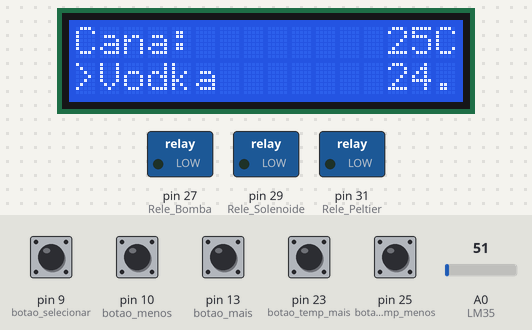
This sketch was run on a simulated Arduino Mega 2560, built with avr-gcc and run on an emulated ATmega2560. Parts: 16×2 character LCD, switched loads named in the sketch (green lamp = pin HIGH). The test bench sets the inputs (shaded band); at power-on: pin 9 (botao_selecionar), pin 10 (botao_menos), pin 13 (botao_mais), pin 23 (botao_temp_mais), pin 25 (botao_temp_menos) LOW, A0 (LM35) = 51.

Above: at 1.2 s.
1.3 s: pin 9 (botao_selecionar) pulled HIGH for 0.15 s
At 1.7 s:
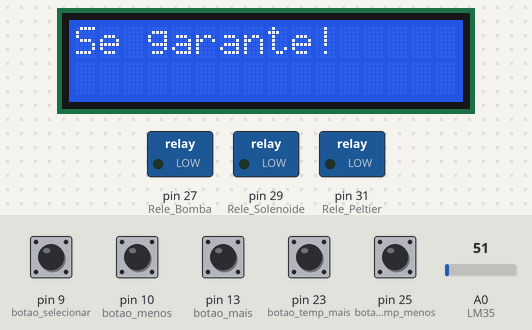
At 5.1 s:
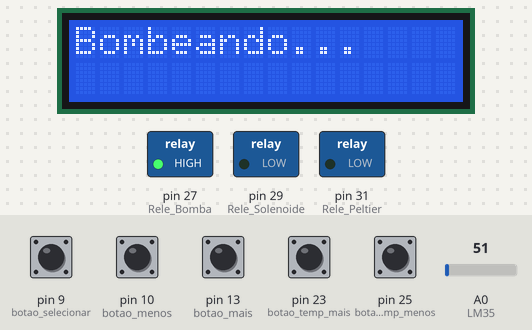
Timing chart, 0 to 15.8 s (numbered marks = the images above; inputs shaded):
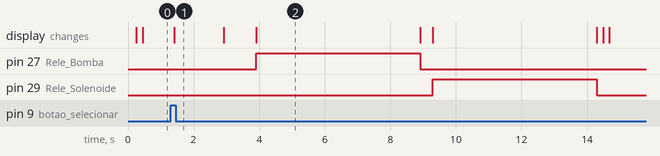

Measured:
- after the input at 1.3 s, pin 27 (Rele_Bomba): LOW → HIGH after 2.6 s, → LOW 5.0 s later; pin 29 (Rele_Solenoide): LOW → HIGH after 8.0 s, → LOW 5.0 s later; the display: changes after 0.11 s (image 1)

The sketch:

The_Inebriator.ino
```cpp
//=========================== The Inebriator =========================//
// Alexandre "Xande" Lakiss
// Gleice "Gle Ice" Kelly
// João "Lucas" Coelho
// José "Zuzé" Rodolfo

//=========================== BIBLIOTECAS =========================//
#include <LiquidCrystal.h> // Referente ao display

//=========================== DEFINIÇÕES =========================//
LiquidCrystal lcd(12, 11, 5, 4, 3, 2); // Define os pinos que serão utilizados para ligação ao display
#define Rele_Peltier 31
#define Rele_Solenoide 29
#define Rele_Bomba 27

//=========================== Declarando Variáveis Globais =========================//
int ValorAjustadoTemp = 25; // Variável de seleção de temperatura desejada, que inicia em 25º
int valor_menu = 0; // Valor utilizado para navegar pelo menu
int pos = 5; // Posição atribuída para confirmação e atualização do display
const int LM35 = A0; // Define o pino que lera a saída do LM35
float temperatura; // Variável que armazenará a temperatura medida

// Verificação dos estados dos botões
int menu_mais = LOW;
int menu_menos = LOW;
int menu_confirma = LOW;
int temp_mais = LOW;
int temp_menos = LOW;

// Declaração das portas dos botões
int botao_mais = 13;
int botao_menos = 10;
int botao_selecionar = 9;
int botao_temp_mais = 23;
int botao_temp_menos = 25;


void  setup() {
  // Configuração das portais digitais dos relês
  pinMode(Rele_Peltier, OUTPUT);
  pinMode(Rele_Solenoide, OUTPUT);
  pinMode(Rele_Bomba, OUTPUT);

  lcd.begin(16, 2); // Inicia do LCD (colunas x linhas)

  // Configuração dos botões
  pinMode(botao_mais, INPUT);
  pinMode(botao_menos, INPUT);
  pinMode(botao_selecionar, INPUT);
  pinMode(botao_temp_mais, INPUT);
  pinMode(botao_temp_menos, INPUT);
}

void loop()
{

  lcd.setCursor(0, 0);
  lcd.print("Cana: ");
  lcd.setCursor(13, 0);

  // Garante que o valor possui duas casas adicionando um zero na frente caso ele seja menor que 10
  if (ValorAjustadoTemp < 10) {
    lcd.print("0");
    lcd.setCursor(14, 0);
    lcd.print(ValorAjustadoTemp);
  } else {
    lcd.print(ValorAjustadoTemp);
  }
  lcd.print("C");
  lcd.setCursor(13, 1);

  // Imprime a temperatura atual baseada no sensor
  temperatura = mediaTemp();
  lcd.print(temperatura);

  // Condição que permite ativação do botão com um único clique
  if ((debounceButton(temp_mais, botao_temp_mais) == HIGH && ValorAjustadoTemp < 30) && temp_mais == LOW) { // Aumenta a temperatura desejada
    ValorAjustadoTemp++;
    temp_mais = HIGH;
  }else if(debounceButton(temp_mais, botao_temp_mais) == LOW && temp_mais == HIGH){
    temp_mais = LOW;
  }
  if ((debounceButton(temp_menos, botao_temp_menos) == HIGH && ValorAjustadoTemp > 0) && temp_menos == LOW){ // Reduz a temperatura desejada
    ValorAjustadoTemp--;
    temp_menos = HIGH;
  }else if(debounceButton(temp_menos, botao_temp_menos) == LOW && temp_menos == HIGH){
    temp_menos = LOW;
  }

  if (debounceButton(menu_mais, botao_mais) == HIGH && menu_mais == LOW) { // Avança o menu
    valor_menu++;
    menu_mais = HIGH;
  }else if(debounceButton(menu_mais, botao_mais) == LOW && menu_mais == HIGH){
    menu_mais = LOW;
  }

  if (debounceButton(menu_menos, botao_menos) == HIGH && menu_menos == LOW) { // Volta o menu
    valor_menu += 2;
    menu_menos = HIGH;
  }else if(debounceButton(menu_menos, botao_menos) == LOW && menu_menos == HIGH){
    menu_menos = LOW;
  }

  valor_menu = valor_menu % 3; // Mantém o valor da variável entre 0 e 2 (3 opções de menu)
  if(pos != valor_menu){ // Condição de atualização do menu no display, para evitar que fique piscando
    switch (valor_menu)
    {
      case 0:
        lcd.clear();
        lcd.setCursor(0, 4);
        lcd.print(">Vodka");
        break;

      case 1:
        lcd.clear();
        lcd.setCursor(0, 1);
        lcd.print(">Suco");
        break;

      case 2:
        lcd.clear();
        lcd.setCursor(0, 1);
        lcd.print(">Suco Batiz.");
        break;
    }
  }

  pos = valor_menu;
  if (debounceButton(menu_confirma, botao_selecionar) == HIGH && menu_confirma == LOW) { // Condição de clique do botão "confirma"
    confirma();
    menu_confirma == HIGH;
  }else if(debounceButton(menu_confirma, botao_selecionar) == LOW && menu_confirma == HIGH){
    menu_confirma == LOW;
  }

}

void drink_pronto() // Ativa a válvula solenoide para despejar o líquido no copo
{
  lcd.clear();
  lcd.print("Servindo...");
  digitalWrite(Rele_Solenoide, HIGH);
  delay(5000);
  digitalWrite(Rele_Solenoide, LOW);
}
void ativa_bomba() // Bombeia o líquido no funil
{
  lcd.clear();
  lcd.print("Bombeando...");
  digitalWrite(Rele_Bomba, HIGH);
  delay(5000);
  digitalWrite(Rele_Bomba, LOW);
}

void gela_bebida() // Ativa a peltier e gela o líquido dentro do funil de alumínio
{
  lcd.clear();
  lcd.print("Gelando...");
  unsigned long tempo = millis(); // Guarda o tempo do millis ao iniciar a função
  temperatura = mediaTemp(); // Temperatura do sensor

  if (temperatura >= ValorAjustadoTemp ) { // Ativa a peltier caso a temperatura atual < desejada
    digitalWrite(Rele_Peltier, HIGH);
  }
  do {
    temperatura = mediaTemp();
    // Verifica a temperatura até a temp. desejada ser atingida ou alcaçar o tempo limite (10 segundos para testes)
  } while (temperatura > ValorAjustadoTemp && millis() < (tempo + 10000));
  digitalWrite(Rele_Peltier, LOW);
  }

void confirma() // Função para chamar os procedimentos da bebida escolhida
{
  lcd.clear();
  lcd.print("Se garante!");
  delay(1500);
  lcd.clear();
  lcd.print("Aguarde sua");
  lcd.setCursor(0, 1);
  lcd.print("bebida! :)");
  delay(1000);

  // Para o primeiro GQ só tivemos uma opção configurada (bebida única)
  switch (pos)
  {
    case 0:
    ativa_bomba();
    gela_bebida();
    drink_pronto();
    break;
    case 1:
    //Fica para a próxima torre
    break;
    case 2:
    //etc
    break;
 }
  lcd.clear();

  // Reseta as variáveis
  valor_menu = 0;
  pos = 5;
}

float mediaTemp() // Faz uma média (de 1000 medidas) da temperatura com base na informação do sensor
 {
  int i;
  float resultado = 0;
  for(i = 0; i < 1000; i++){
      resultado += (float(analogRead(LM35))*5/(1023))/0.01; // Lê e converte a medida do sensor para ºC
    }
    return resultado / 1000;
 }

boolean debounceButton(boolean estado, int botao) // Função que impede o clique repetido do botão ao pressionar apenas uma vez
{
  boolean estadoAtual = digitalRead(botao);
  if(estado != estadoAtual)
  {
    delay(10);
    estadoAtual = digitalRead(botao);
  }
  return estadoAtual;
}
```
